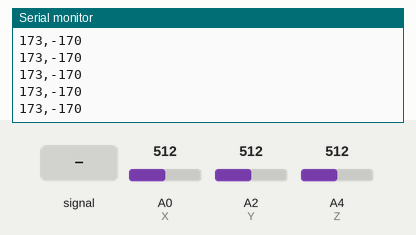
Bench run of a sketch on a simulated Arduino Uno, built with avr-gcc and run on an emulated ATmega328P. Parts: the last lines printed to the serial monitor. Inputs (shaded band) come from the test bench; at power-on: A0 (X) = 512, A2 (Y) = 512, A4 (Z) = 512.

Above: at 1.2 s.
1.3 s: A4 (Z) fed a 200 Hz sine of ±81 counts around its level
At 1.42 s:
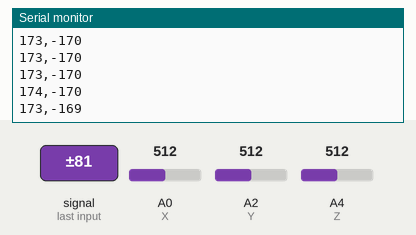
2.8 s: A0 (X) set to 716
At 2.8 s:
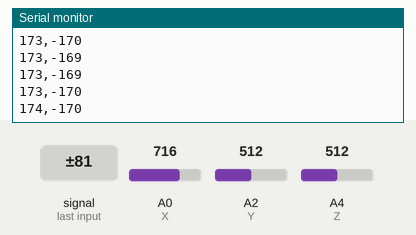
4.3 s: A2 (Y) set to 716
At 4.32 s:
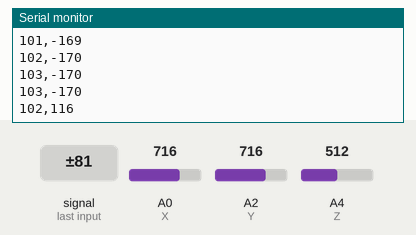
5.8 s: A4 (Z) set to 530
At 5.83 s:
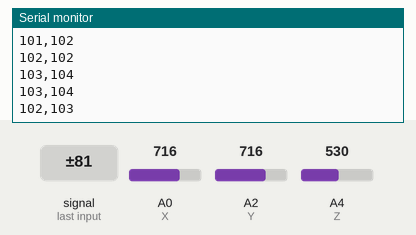
7.3 s: A0 (X) set to 900
At 7.35 s:
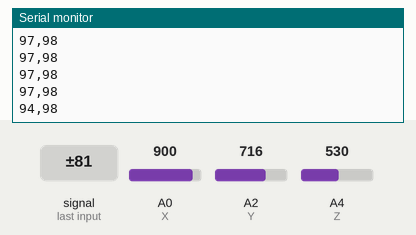
8.8 s: A4 (Z) set to 511
At 8.86 s:
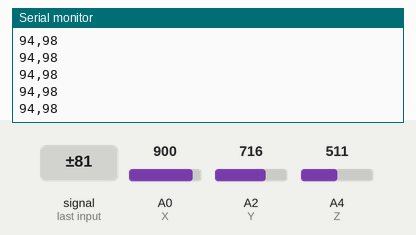
Timing chart, 0 to 11.3 s (numbered marks = the images above; inputs shaded):
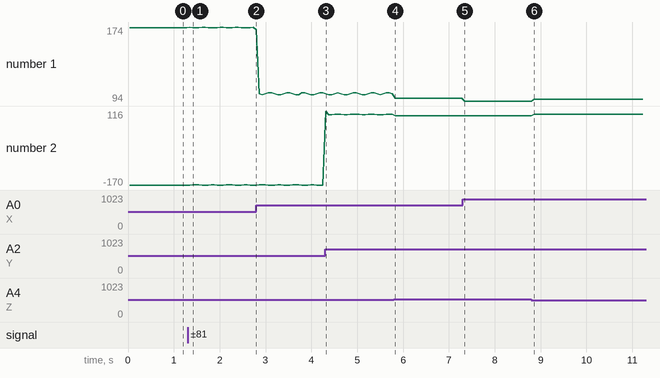

Measured:
- after the input at 1.3 s, the serial monitor: prints a new line after 0.05 s (image 1)
- after the input at 4.3 s, the serial monitor: prints a new line at once (image 3)
- after the input at 7.3 s, the serial monitor: prints a new line after 0.05 s (image 5)
- plotted number 1: 173 → 174 after the input at 1.3 s, 174 → 103 after the input at 2.8 s, 102 → 97 after the input at 5.8 s, 97 → 94 after the input at 7.3 s, 94 → 96 after the input at 8.8 s
- plotted number 2: 103 → 98 after the input at 5.8 s, 98 → 103 after the input at 8.8 s

The sketch:

axcel.ino
```cpp
const int X = 0;
const int Y = 2;
const int Z = 4;
void setup()
{
  // シリアルモニターの初期化をする
  Serial.begin(9600) ;
}
void loop()
{
  int i , a ;
  long x , y , z ;

  // 各データを100回読込んで平均化する
  x = y = z = 0 ;
  for (i = 0 ; i < 100 ; i++) {
    x = x + analogRead(X) ;  // Ｘ軸を読込む
    y = y + analogRead(Y) ;  // Ｙ軸を読込む
    z = z + analogRead(Z) ;  // Ｚ軸を読込む
  }
  x = x / 100 ;
  y = y / 100 ;
  z = z / 100 ;
  // 角度を計算して表示を行う
  a = atan2(x - 507, z - 558) / 3.14159 * 180.0 ;
  String s;
  s = String(a);
  s.concat(",");
  a = atan2(y - 520, z - 558) / 3.14159 * 180.0 ;
  s.concat(String(a));
  Serial.println(s) ;           // Y軸方向角度表示
  //Serial.println(String(rundom(300));
  delay(33) ;
}
```
